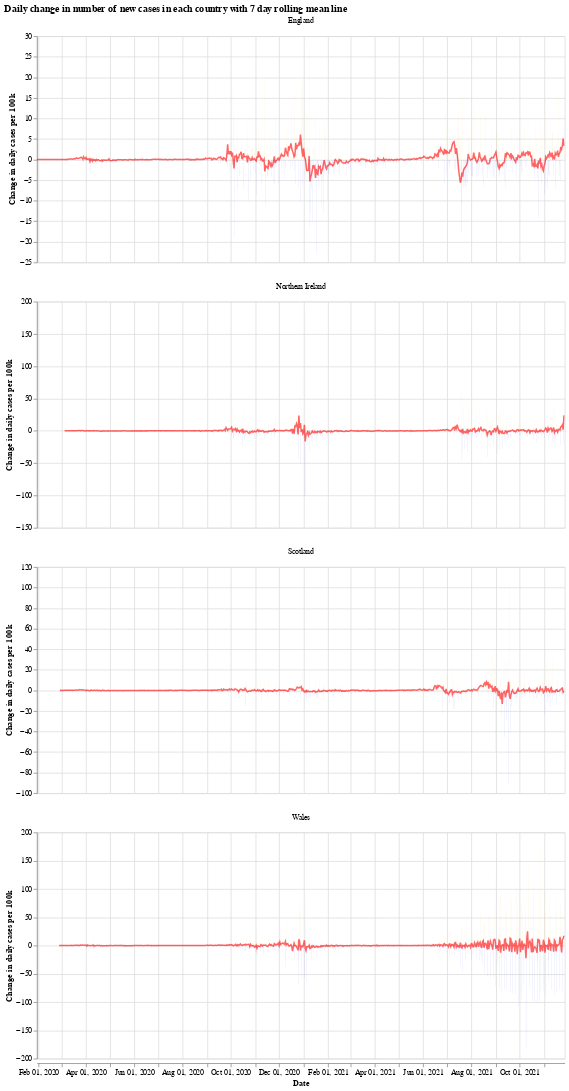

The cell this chart's notebook holds for it:
### Markdown cell above
We will use the Python library `Altair` for visualising the data, see the [altair docs](https://altair-viz.github.io/) for more information.

First we have a graph which shows the daily change in the number of new cases for each country. This number jumps up and down all over the place, which is likely due to delay in reporting of new cases over the weekend. Another interesting thing is that it looks like the daily cases in Wales experienced a much shorter period of calm over the summer (calm in the sense of daily cases not jumping up and down).

The orange bars are days when the number of new cases (per 100k population) was more than the previous day, while the blue are days when the number of new cases dropped. The red line is the 7 day moving average. 

When the moving average line is below 0, it means that there is a consistent drop in new cases. We can see this clearly happening around the times that lockdowns were introduced (though, to varying degrees). I will update the graphs soon with a marker of when each lockdown started.

### Code cell
# collapse
import altair as alt

bars = alt.Chart(uk_cases).mark_bar().encode(
    x=alt.X("yearmonthdate(date):T", axis=alt.Axis(title='Date')),
    y=alt.Y("casesChangeRate:Q", axis=alt.Axis(title='Change in daily cases per 100k')),
    tooltip='casesChange',
    color=alt.condition(
        alt.datum.casesChangeRate > 0,
        alt.value("orange"),  # The positive color
        alt.value("blue")  # The negative color
    )
).properties(title='Daily change in number of new cases with 7 day rolling mean',width=700).interactive()

line = alt.Chart(uk_cases).mark_line(
    color='red',
    size=2,
    opacity=0.6
).transform_window(
    rolling_mean='mean(casesChangeRate)',
    frame=[0, 7],
    groupby=['areaName']
).encode(
    x='yearmonthdate(date):T',
    y='rolling_mean:Q'
)

alt.layer(bars, line, data=uk_cases).facet(alt.Column(
    'areaName', title=''), columns=1).resolve_scale(y='independent').properties(title='Daily change in number of new cases in each country with 7 day rolling mean line')

### Figure 1 — Vega-Lite specification as saved in the notebook (floating-point values rounded to 4 significant figures; data arrays with more than 128 entries replaced by an {"elided": "..."} marker saying what was removed)
{"config": {"view": {"continuousWidth": 400, "continuousHeight": 300}}, "data": {"name": "data-c5c824b0fa825ca5565fee1e912f064c"}, "facet": {"type": "nominal", "field": "areaName", "title": ""}, "spec": {"layer": [{"mark": "bar", "encoding": {"color": {"condition": {"value": "orange", "test": "(datum.casesChangeRate > 0)"}, "value": "blue"}, "tooltip": {"type": "quantitative", "field": "casesChange"}, "x": {"type": "temporal", "axis": {"title": "Date"}, "field": "date", "timeUnit": "yearmonthdate"}, "y": {"type": "quantitative", "axis": {"title": "Change in daily cases per 100k"}, "field": "casesChangeRate"}}, "selection": {"selector001": {"type": "interval", "bind": "scales", "encodings": ["x", "y"]}}, "title": "Daily change in number of new cases with 7 day rolling mean", "width": 700}, {"mark": {"type": "line", "color": "red", "opacity": 0.6, "size": 2}, "encoding": {"x": {"type": "temporal", "field": "date", "timeUnit": "yearmonthdate"}, "y": {"type": "quantitative", "field": "rolling_mean"}}, "transform": [{"window": [{"op": "mean", "field": "casesChangeRate", "as": "rolling_mean"}], "frame": [0, 7], "groupby": ["areaName"]}]}]}, "columns": 1, "resolve": {"scale": {"y": "independent"}}, "title": "Daily change in number of new cases in each country with 7 day rolling mean line", "$schema": "https://vega.github.io/schema/vega-lite/v4.8.1.json", "datasets": {"data-c5c824b0fa825ca5565fee1e912f064c": {"elided": "2576 records"}}}
